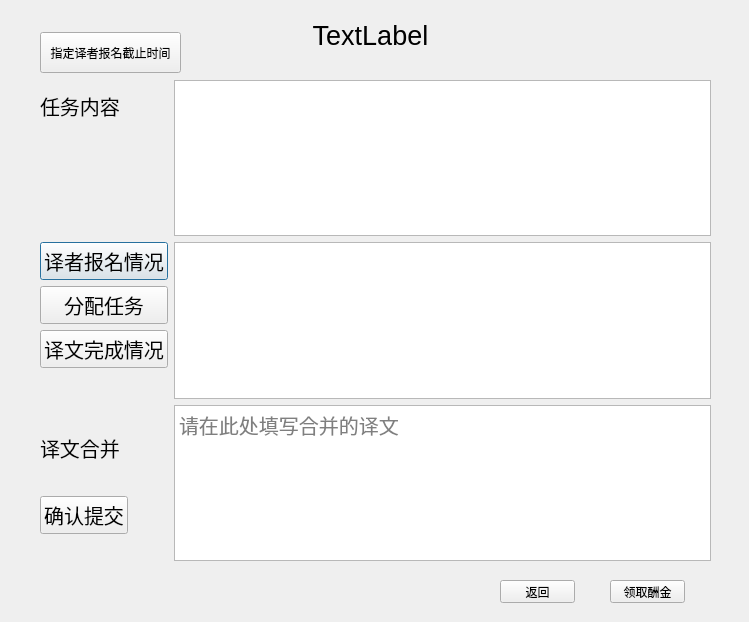
<?xml version="1.0" encoding="UTF-8"?>
<ui version="4.0">
 <class>PncpDlg</class>
 <widget class="QDialog" name="PncpDlg">
  <property name="geometry">
   <rect>
    <x>0</x>
    <y>0</y>
    <width>749</width>
    <height>622</height>
   </rect>
  </property>
  <property name="windowTitle">
   <string>Dialog</string>
  </property>
  <widget class="QLabel" name="labFront">
   <property name="geometry">
    <rect>
     <x>0</x>
     <y>-10</y>
     <width>741</width>
     <height>91</height>
    </rect>
   </property>
   <property name="font">
    <font>
     <pointsize>20</pointsize>
    </font>
   </property>
   <property name="text">
    <string>TextLabel</string>
   </property>
   <property name="alignment">
    <set>Qt::AlignCenter</set>
   </property>
  </widget>
  <widget class="QWidget" name="formLayoutWidget">
   <property name="geometry">
    <rect>
     <x>40</x>
     <y>80</y>
     <width>671</width>
     <height>481</height>
    </rect>
   </property>
   <layout class="QFormLayout" name="formLayout">
    <item row="0" column="0">
     <widget class="QLabel" name="labContent">
      <property name="font">
       <font>
        <pointsize>15</pointsize>
       </font>
      </property>
      <property name="text">
       <string>任务内容</string>
      </property>
     </widget>
    </item>
    <item row="0" column="1">
     <widget class="QPlainTextEdit" name="plainTextEditContent">
      <property name="font">
       <font>
        <pointsize>15</pointsize>
       </font>
      </property>
      <property name="readOnly">
       <bool>true</bool>
      </property>
     </widget>
    </item>
    <item row="1" column="0">
     <layout class="QVBoxLayout" name="verticalLayout_2">
      <item>
       <widget class="QPushButton" name="enrollBtn">
        <property name="font">
         <font>
          <pointsize>15</pointsize>
         </font>
        </property>
        <property name="text">
         <string>译者报名情况</string>
        </property>
       </widget>
      </item>
      <item>
       <widget class="QPushButton" name="assignBtn">
        <property name="font">
         <font>
          <pointsize>15</pointsize>
         </font>
        </property>
        <property name="text">
         <string>分配任务</string>
        </property>
       </widget>
      </item>
      <item>
       <widget class="QPushButton" name="transBtn">
        <property name="font">
         <font>
          <pointsize>15</pointsize>
         </font>
        </property>
        <property name="text">
         <string>译文完成情况</string>
        </property>
       </widget>
      </item>
     </layout>
    </item>
    <item row="1" column="1">
     <widget class="QTableView" name="tableView">
      <property name="font">
       <font>
        <pointsize>9</pointsize>
       </font>
      </property>
     </widget>
    </item>
    <item row="3" column="0">
     <layout class="QVBoxLayout" name="verticalLayout">
      <item>
       <widget class="QLabel" name="labFinish">
        <property name="font">
         <font>
          <pointsize>15</pointsize>
         </font>
        </property>
        <property name="text">
         <string>译文合并</string>
        </property>
       </widget>
      </item>
      <item>
       <widget class="QPushButton" name="submitBtn">
        <property name="font">
         <font>
          <pointsize>15</pointsize>
         </font>
        </property>
        <property name="text">
         <string>确认提交</string>
        </property>
       </widget>
      </item>
     </layout>
    </item>
    <item row="3" column="1">
     <widget class="QPlainTextEdit" name="plainTextEdit">
      <property name="font">
       <font>
        <pointsize>15</pointsize>
       </font>
      </property>
      <property name="placeholderText">
       <string>请在此处填写合并的译文</string>
      </property>
     </widget>
    </item>
   </layout>
  </widget>
  <widget class="QPushButton" name="quitBtn">
   <property name="geometry">
    <rect>
     <x>500</x>
     <y>580</y>
     <width>75</width>
     <height>23</height>
    </rect>
   </property>
   <property name="text">
    <string>返回</string>
   </property>
  </widget>
  <widget class="QPushButton" name="getBtn">
   <property name="geometry">
    <rect>
     <x>610</x>
     <y>580</y>
     <width>75</width>
     <height>23</height>
    </rect>
   </property>
   <property name="text">
    <string>领取酬金</string>
   </property>
  </widget>
  <widget class="QPushButton" name="transDDLBtn">
   <property name="geometry">
    <rect>
     <x>40</x>
     <y>32</y>
     <width>141</width>
     <height>41</height>
    </rect>
   </property>
   <property name="text">
    <string>指定译者报名截止时间</string>
   </property>
  </widget>
 </widget>
 <resources/>
 <connections>
  <connection>
   <sender>quitBtn</sender>
   <signal>clicked()</signal>
   <receiver>PncpDlg</receiver>
   <slot>close()</slot>
   <hints>
    <hint type="sourcelabel">
     <x>504</x>
     <y>748</y>
    </hint>
    <hint type="destinationlabel">
     <x>595</x>
     <y>786</y>
    </hint>
   </hints>
  </connection>
 </connections>
</ui>
